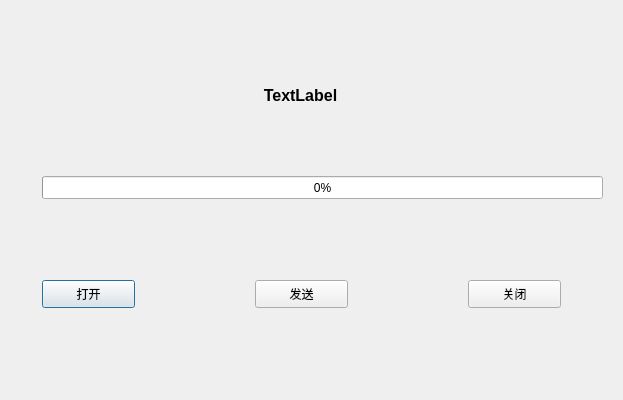
<?xml version="1.0" encoding="UTF-8"?>
<ui version="4.0">
 <class>TcpServer</class>
 <widget class="QDialog" name="TcpServer">
  <property name="geometry">
   <rect>
    <x>0</x>
    <y>0</y>
    <width>623</width>
    <height>400</height>
   </rect>
  </property>
  <property name="windowTitle">
   <string>Dialog</string>
  </property>
  <widget class="QProgressBar" name="progressBar">
   <property name="geometry">
    <rect>
     <x>42</x>
     <y>176</y>
     <width>561</width>
     <height>23</height>
    </rect>
   </property>
   <property name="value">
    <number>0</number>
   </property>
  </widget>
  <widget class="QPushButton" name="serverOpenBtn">
   <property name="geometry">
    <rect>
     <x>42</x>
     <y>280</y>
     <width>93</width>
     <height>28</height>
    </rect>
   </property>
   <property name="text">
    <string>打开</string>
   </property>
  </widget>
  <widget class="QPushButton" name="serverSendBtn">
   <property name="geometry">
    <rect>
     <x>255</x>
     <y>280</y>
     <width>93</width>
     <height>28</height>
    </rect>
   </property>
   <property name="text">
    <string>发送</string>
   </property>
  </widget>
  <widget class="QPushButton" name="serverCloseBtn">
   <property name="geometry">
    <rect>
     <x>468</x>
     <y>280</y>
     <width>93</width>
     <height>28</height>
    </rect>
   </property>
   <property name="text">
    <string>关闭</string>
   </property>
  </widget>
  <widget class="QLabel" name="serverStatusLabel">
   <property name="geometry">
    <rect>
     <x>80</x>
     <y>50</y>
     <width>441</width>
     <height>91</height>
    </rect>
   </property>
   <property name="font">
    <font>
     <pointsize>12</pointsize>
     <weight>75</weight>
     <bold>true</bold>
    </font>
   </property>
   <property name="text">
    <string>TextLabel</string>
   </property>
   <property name="alignment">
    <set>Qt::AlignCenter</set>
   </property>
  </widget>
 </widget>
 <resources/>
 <connections/>
</ui>
